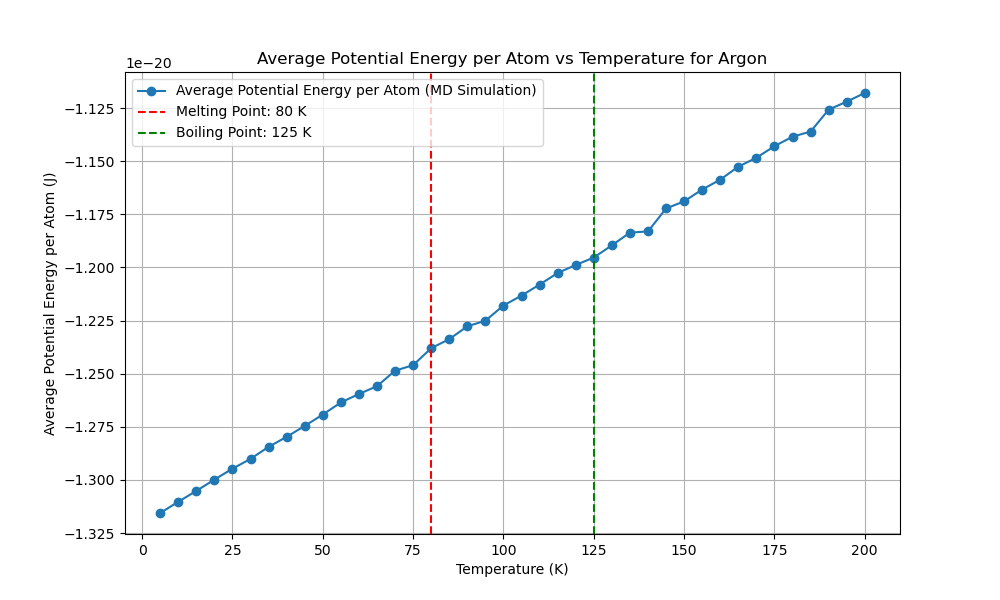

Here is the Python script that generated this plot:
import numpy as np
import matplotlib.pyplot as plt
from scipy.optimize import minimize
from multiprocessing import Pool
import time
from reportlab.lib.pagesizes import letter
from reportlab.pdfgen import canvas
from tqdm import tqdm
from numba import njit, prange
import logging
import os

# Get the directory of the current script
script_dir = os.path.dirname(os.path.abspath(__file__))
script_base_name = os.path.splitext(os.path.basename(__file__))[0]

# Set up logging with the script's base name and directory
log_file_path = os.path.join(script_dir, f'{script_base_name}.log')
logging.basicConfig(filename=log_file_path, 
            level=logging.INFO, format='%(asctime)s:%(levelname)s:%(message)s')

EPSILON = 1.654017502e-21  
SIGMA = 3.405e-10  
MASS = 6.63e-26  
K_B = 1.38e-23 

def create_fcc_lattice(a, n):
    """Create an FCC lattice."""
    base = np.array([[0, 0, 0],
                     [0.5, 0.5, 0], [0.5, 0, 0.5], [0, 0.5, 0.5]])
    positions = np.zeros((n**3 * 4, 3))
    index = 0
    for x in range(n):
        for y in range(n):
            for z in range(n):
                offset = np.array([x, y, z])
                for b in base:
                    positions[index] = (offset + b) * a
                    index += 1
    return positions

@njit
def lennard_jones(r2):
    """Calculate the Lennard-Jones potential and force."""
    r6 = (SIGMA ** 2 / r2) ** 3
    r12 = r6 ** 2
    potential = 4 * EPSILON * (r12 - r6)
    force = 24 * EPSILON * (2 * r12 - r6) / r2
    return potential, force

@njit
def apply_pbc(position, box_length):
    """Apply periodic boundary conditions."""
    return position - box_length * np.round(position / box_length)

@njit
def custom_norm(arr, axis=1):
    """Compute the norm along a specified axis."""
    if axis == 1:
        return np.sqrt(np.sum(arr**2, axis=1))
    elif axis == 0:
        return np.sqrt(np.sum(arr**2, axis=0))
    else:
        raise ValueError("Invalid axis")

@njit(parallel=True)
def compute_forces(positions, box_length):
    """Compute forces using Lennard-Jones potential with PBC."""
    N = len(positions)
    forces = np.zeros_like(positions)
    potential_energy = 0.0

    for i in prange(N):
        for j in range(i + 1, N):
            r_vec = apply_pbc(positions[i] - positions[j], box_length)
            r2 = np.dot(r_vec, r_vec)
            if r2 < (2.5 * SIGMA) ** 2:
                potential, force = lennard_jones(r2)
                f = force * r_vec
                forces[i] += f
                forces[j] -= f
                potential_energy += potential
                
    return forces, potential_energy

@njit
def velocity_verlet_adaptive(positions,
            velocities, forces, dt, box_length, max_force_threshold=1e-15):
    """Velocity-Verlet integration with adaptive time step."""
    new_positions = positions + velocities * dt + 0.5 * forces * dt**2 / MASS
    new_positions = apply_pbc(new_positions, box_length)
    new_forces, _ = compute_forces(new_positions, box_length)
    max_force = np.max(custom_norm(new_forces, axis=1))
    
    if max_force > max_force_threshold:
        dt = max(0.9 * dt * (max_force_threshold / max_force)**0.5, 1e-16)
    
    new_velocities = velocities + 0.5 * (forces + new_forces) * dt / MASS
    return new_positions, new_velocities, new_forces, dt

@njit
def standard_verlet_adaptive(positions,
    velocities, forces, dt, box_length, max_force_threshold=1e-15):
    """Standard Verlet integration with adaptive time step."""
    new_positions = positions + velocities * dt + 0.5 * forces * dt**2 / MASS
    new_positions = apply_pbc(new_positions, box_length)
    new_forces, _ = compute_forces(new_positions, box_length)
    max_force = np.max(custom_norm(new_forces, axis=1))

    if max_force > max_force_threshold:
        dt = max(0.9 * dt * (max_force_threshold / max_force)**0.5, 1e-16)

    new_velocities = velocities + new_forces * dt / MASS
    return new_positions, new_velocities, new_forces, dt

@njit
def leapfrog_verlet_adaptive(positions,
    velocities, forces, dt, box_length, max_force_threshold=1e-15):
    """Leapfrog Verlet integration with adaptive time step."""
    half_dt = 0.5 * dt
    velocities_half = velocities + forces * half_dt / MASS
    new_positions = positions + velocities_half * dt
    new_positions = apply_pbc(new_positions, box_length)
    new_forces, _ = compute_forces(new_positions, box_length)
    max_force = np.max(custom_norm(new_forces, axis=1))

    if max_force > max_force_threshold:
        dt = max(0.9 * dt * (max_force_threshold / max_force)**0.5, 1e-16)

    new_velocities = velocities_half + new_forces * half_dt / MASS
    return new_positions, new_velocities, new_forces, dt




def adaptive_equilibration(positions, velocities, forces, dt, box_length,
                           verlet_algorithm, initial_equilibration_window=200,
                           initial_threshold=5e-25, min_threshold=5e-27,
                           max_threshold=5e-21, max_steps=100000):
    """Perform adaptive equilibration with dynamic threshold and window adjustment."""
    equilibration_steps = 0
    window_size = initial_equilibration_window
    recent_potential_energies = np.zeros(window_size)
    index = 0
    forces, _ = compute_forces(positions, box_length)
    threshold = initial_threshold
    equilibration_window = initial_equilibration_window
    
    with tqdm(total=equilibration_window, desc="Equilibration") as pbar:
        while equilibration_steps < max_steps:
            positions, velocities, forces, dt = verlet_algorithm(positions,
                velocities, forces, dt, box_length)
            _, potential_energy = compute_forces(positions, box_length)
            
            recent_potential_energies[index % window_size] = potential_energy # to Reduce Ram 
            index += 1
            
            if index >= window_size:
                mean_potential_energy = np.mean(recent_potential_energies)
                std_potential_energy = np.std(recent_potential_energies)
                logging.info(f"((len(recent_p_energies) > equiwindow)) STD: {std_potential_energy:.5e}, MEAN: {mean_potential_energy:.5e}")

                # Dynamically adjust the threshold based on the standard deviation
                if std_potential_energy > threshold:
                    threshold = min(threshold * 1.1, max_threshold)
                    new_window_size = min(int(window_size * 1.005), len(recent_potential_energies) * 1.005)
                    if new_window_size > window_size:
                        recent_potential_energies = np.resize(recent_potential_energies, new_window_size)
                        window_size = new_window_size
                    logging.info(f"((std_potential_energy > threshold)) threshold: {threshold:.5e}, MEAN: {mean_potential_energy:.5e}")
                else:
                    threshold = max(threshold * 0.9, min_threshold)
                    logging.info(f"((std_potential_energy < threshold)) threshold: {threshold:.5e}, MEAN: {mean_potential_energy:.5e}")

                if std_potential_energy < threshold and np.abs(potential_energy - mean_potential_energy) < threshold:
                    logging.info(f"Equilibration completed in {equilibration_steps} steps with dt={dt:.2e}")
                    break
                
                pbar.update(1)
            equilibration_steps += 1
            if equilibration_steps % 1000 == 0:
                logging.info(f"Step {equilibration_steps}: Potential Energy = {potential_energy:.5e}, dt = {dt:.2e}")
    
    return positions, velocities, forces, dt, equilibration_steps




def run_md_for_temperature(T, seed, verlet_algorithm, dt, sampling_steps=60000):
    """Run MD simulation for a single temperature using the specified Verlet algorithm."""
    try:
        np.random.seed(seed)
        a = 5.26e-10  # Initial guess for the lattice parameter
        n = 3  # Number of unit cells in each dimension
        positions = create_fcc_lattice(a, n)
        box_length = n * a  # Length of the simulation box
        N = len(positions)

        velocities = np.random.randn(N, 3) * np.sqrt(K_B * 5 / MASS)
        forces, _ = compute_forces(positions, box_length)

        # Rescale velocities to the desired temperature
        current_temperature = np.sum(MASS * np.sum(velocities**2, axis=1)) / (3 * N * K_B)
        scale_factor = np.sqrt(T / current_temperature)
        velocities *= scale_factor

        # Adaptive equilibration
        positions, velocities, forces, dt, equilibration_steps = adaptive_equilibration(
            positions, velocities, forces, dt, box_length, verlet_algorithm)

        logging.info(f"Equilibration steps: {equilibration_steps}")

        potential_energy = 0
        initial_total_energy = 0
        count = 0
        total_energy_drift = 0

        with tqdm(total=sampling_steps, desc="Progress") as pbar:
            potential_energy = 0
            count = 0
            total_energy_drift = 0
            initial_total_energy = None

            for step in range(sampling_steps):
                positions, velocities, forces, dt = verlet_algorithm(
                    positions, velocities, forces, dt, box_length
                )
                kinetic_energy = 0.5 * MASS * np.sum(velocities**2)
                _, potential_energy_step = compute_forces(positions, box_length)
                total_energy = kinetic_energy + potential_energy_step
                potential_energy += potential_energy_step

                if step == 0:
                    initial_total_energy = total_energy

                total_energy_drift += abs(total_energy - initial_total_energy)
                count += 1
                pbar.update(1)
                if step % 1000 == 0:
                    logging.info(f"Step {step}: Kinetic Energy = {kinetic_energy:.5e}, Potential Energy = {potential_energy_step:.5e}, Total Energy = {total_energy:.5e}")

            average_potential_energy = potential_energy / count / N  
            energy_drift = total_energy_drift / count

        logging.info(f"Run completed for T={T}, seed={seed}, dt={dt}")
        logging.info(f"Average potential energy: {average_potential_energy}, Energy drift: {energy_drift}")

        return dt, average_potential_energy, energy_drift
    except Exception as e:
        logging.error(f"Error in run_md_for_temperature: {e}")
        return None, None, None









def potential_energy_for_lattice(a):
    """Calculate potential energy for a given lattice parameter."""
    positions = create_fcc_lattice(a, 3)
    box_length = 3 * a
    _, potential_energy = compute_forces(positions, box_length)
    return potential_energy





def optimize_lattice_parameter():
    """Optimize the lattice parameter."""
    initial_guesses = np.linspace(5e-10, 6e-10, 1000)
    results = [minimize(potential_energy_for_lattice,
                        [guess], bounds=[(5e-10, 6e-10)]) for
               guess in initial_guesses]
    best_result = min(results, key=lambda x: x.fun)
    return best_result.x[0]






def test_time_steps(T, seed, verlet_algorithm,
                    time_steps, sampling_steps=60000):
    """Test different time steps."""
    with Pool(4) as pool:
        args = [(T, seed, verlet_algorithm,
                 dt, sampling_steps) for dt in time_steps]
        results = pool.starmap(run_md_for_temperature, args)
    return results






def run_preliminary_steps_parallel(temperatures, seeds, verlet_algorithms, algorithm_names, time_steps, preliminary_steps):
    """Run preliminary steps in parallel."""
    args = [(T, seed, alg, dt, preliminary_steps) for alg in verlet_algorithms for T, seed, dt in zip(temperatures, seeds, time_steps)]
    with Pool(len(args)) as pool:
        results = pool.starmap(run_md_for_temperature, args)

    results_per_algorithm = [[] for _ in verlet_algorithms]

    for index, result in enumerate(results):
        if result is not None and all(r is not None for r in result):
            alg_index = index // len(temperatures)
            results_per_algorithm[alg_index].append(result)

    potential_energies_per_algorithm = []
    energy_drifts_per_algorithm = []
    best_time_steps = []

    for i, alg_results in enumerate(results_per_algorithm):
        if not alg_results:
            print(f"No results for algorithm {algorithm_names[i]}")
            logging.warning(f"No results for algorithm {algorithm_names[i]}")
            continue

        potential_energies = [res[1] for res in alg_results if res[1] is not None]
        energy_drifts = [res[2] for res in alg_results if res[2] is not None]

        if not potential_energies or not energy_drifts:
            print(f"No valid results for algorithm {algorithm_names[i]}")
            logging.warning(f"No valid results for algorithm {algorithm_names[i]}")
            continue

        try:
            logging.info(f"Potential energies for {algorithm_names[i]}: {potential_energies}")
            logging.info(f"Energy drifts for {algorithm_names[i]}: {energy_drifts}")
            best_time_step = time_steps[np.argmin(energy_drifts)]
        except IndexError:
            logging.error(f"IndexError when finding best time step for algorithm {algorithm_names[i]}")
            best_time_step = None

        potential_energies_per_algorithm.append(np.mean(potential_energies))
        energy_drifts_per_algorithm.append(np.mean(energy_drifts))
        best_time_steps.append(best_time_step)

    # Filter out None values from the results
    potential_energies_per_algorithm = [pe for pe in potential_energies_per_algorithm if pe is not None]
    energy_drifts_per_algorithm = [ed for ed in energy_drifts_per_algorithm if ed is not None]
    best_time_steps = [ts for ts in best_time_steps if ts is not None]

    return potential_energies_per_algorithm, energy_drifts_per_algorithm, best_time_steps













def find_best_sampling_steps(T, seed, verlet_algorithm, time_step, sampling_step_range):
    """Find the best sampling steps."""
    results = []
    for sampling_steps in sampling_step_range:
        try:
            dt, potential_energy, energy_drift = run_md_for_temperature(T, seed, verlet_algorithm, time_step, sampling_steps)
            results.append((sampling_steps, potential_energy, energy_drift))
        except Exception as e:
            logging.error(f"Error in sampling steps {sampling_steps}: {e}")
            continue
    return results







def find_critical_boiling_melting_points(temperatures, potential_energies):
    # Compute the first and second derivatives
    first_derivative = np.gradient(potential_energies, temperatures)
    second_derivative = np.gradient(first_derivative, temperatures)
    
    # Critical point: maximum in the second derivative
    critical_point_index = np.argmax(second_derivative)
    critical_point = temperatures[critical_point_index]

    # Boiling point: second highest in the second derivative before the critical point
    pre_critical_second_derivative = second_derivative[:critical_point_index]
    boiling_point_index = np.argmax(pre_critical_second_derivative)
    boiling_point = temperatures[boiling_point_index]

    # Melting point: maximum in the first derivative before the boiling point
    pre_boiling_first_derivative = first_derivative[:boiling_point_index]
    melting_point_index = np.argmax(pre_boiling_first_derivative)
    melting_point = temperatures[melting_point_index]

    return melting_point, boiling_point, critical_point








def plot_potential_energy_vs_temperature(temperatures, potential_energies, melting_point, boiling_point, critical_point):
    plt.figure(figsize=(10, 6))
    plt.plot(temperatures, potential_energies, marker='o', linestyle='-', label='Average Potential Energy (MD Simulation)')
    plt.xlabel('Temperature (K)')
    plt.ylabel('Average Potential Energy (J)')
    plt.title('Average Potential Energy vs Temperature for Argon')

    if melting_point is not None:
        plt.axvline(melting_point, color='r', linestyle='--', label=f'Melting Point: {melting_point} K')
    if boiling_point is not None:
        plt.axvline(boiling_point, color='g', linestyle='--', label=f'Boiling Point: {boiling_point} K')
    if critical_point is not None:
        plt.axvline(critical_point, color='b', linestyle='--', label=f'Critical Point: {critical_point} K')
    
    plt.legend()
    plt.grid(True)
    plt.show()








def generate_pdf_report(melting_point, boiling_point, a_opt, temperatures, potential_energies, runtime, best_algorithm_name, best_time_step, reason):
    script_base_name = os.path.splitext(os.path.basename(__file__))[0]
    filename = os.path.join(script_dir, f"{script_base_name}.pdf")
    plot_filename = os.path.join(script_dir, f"{script_base_name}.png")

    c = canvas.Canvas(filename, pagesize=letter)
    width, height = letter

    c.drawString(50, height - 50, "Molecular Dynamics Simulation Report")
    c.drawString(50, height - 70, f"Optimized Lattice Parameter: {a_opt:.4e} m")
    if melting_point is not None:
        c.drawString(50, height - 90, f"Melting Point: {melting_point} K")
    if boiling_point is not None:
        c.drawString(50, height - 110, f"Boiling Point: {boiling_point} K")
    c.drawString(50, height - 130, f"Total Runtime: {runtime:.2f} seconds")
    c.drawString(50, height - 150, f"Best Verlet Algorithm: {best_algorithm_name}")
    c.drawString(50, height - 170, f"Best Time Step: {best_time_step:.2e} s")

    reason_text = f"Reason: {reason}"
    max_chars_per_line = 78
    wrapped_reason = "\n".join([reason_text[i:i + max_chars_per_line] for i in range(0, len(reason_text), max_chars_per_line)])
    for i, line in enumerate(wrapped_reason.split('\n')):
        c.drawString(50, height - 190 - i * 20, line)

    plt.figure(figsize=(10, 6))
    plt.plot(temperatures, potential_energies, marker='o', linestyle='-', label='Average Potential Energy per Atom (MD Simulation)')
    plt.xlabel('Temperature (K)')
    plt.ylabel('Average Potential Energy per Atom (J)')
    plt.title('Average Potential Energy per Atom vs Temperature for Argon')
    if melting_point is not None:
        plt.axvline(melting_point, color='r', linestyle='--', label=f'Melting Point: {melting_point} K')
    if boiling_point is not None:
        plt.axvline(boiling_point, color='g', linestyle='--', label=f'Boiling Point: {boiling_point} K')
    plt.legend()
    plt.grid(True)
    plt.savefig(plot_filename)
    plt.close()

    try:
        c.drawImage(plot_filename, 50, 200, width=500, height=300)
    except FileNotFoundError:
        logging.error(f"File {plot_filename} not found. Skipping image in the PDF report.")

    c.save()








def main():
    """Main function to run the MD simulation."""
    start_time = time.time()

    a_opt = optimize_lattice_parameter()
    print(f"Optimized lattice parameter: {a_opt}")
    logging.info(f"Optimized lattice parameter: {a_opt}")

    temperatures = np.arange(5, 205, 5)
    preliminary_temperatures = np.arange(40, 205, 40)

    time_steps = [ 1e-15, 5e-16, 5e-15, 1e-16]

    seeds = np.random.randint(0, 10000, len(temperatures))
    preliminary_seeds = np.random.randint(0, 10000, len(preliminary_temperatures))

    verlet_algorithms = [
        velocity_verlet_adaptive,
        standard_verlet_adaptive,
        leapfrog_verlet_adaptive
    ]
    algorithm_names = [
        "Velocity-Verlet (Adaptive)",
        "Standard Verlet (Adaptive)",
        "Leapfrog Verlet (Adaptive)"
    ]

    preliminary_steps = 2000
    potential_energies_per_algorithm, energy_drifts_per_algorithm, best_time_steps = run_preliminary_steps_parallel(
        preliminary_temperatures,
        preliminary_seeds,
        verlet_algorithms,
        algorithm_names, time_steps, preliminary_steps)

    if not potential_energies_per_algorithm or not energy_drifts_per_algorithm or not best_time_steps:
        print("Error: No valid preliminary results obtained.")
        logging.error("No valid preliminary results obtained.")
        return

    if not best_time_steps:
        print("Error: No valid best time steps obtained.")
        logging.error("No valid best time steps obtained.")
        return

    best_algorithm_index = np.argmin([pe + ed for pe, ed in zip(potential_energies_per_algorithm, energy_drifts_per_algorithm)])
    best_verlet_algorithm = verlet_algorithms[best_algorithm_index]
    best_algorithm_name = algorithm_names[best_algorithm_index]
    best_time_step = best_time_steps[best_algorithm_index]
    reason = (f"Lowest average potential energy ({potential_energies_per_algorithm[best_algorithm_index]:.2e} J) "
              f"and minimal energy drift ({energy_drifts_per_algorithm[best_algorithm_index]:.2e} J) "
              f"during preliminary simulation.")
    print(f"Best Verlet algorithm: {best_algorithm_name}")
    print(f"Best time step: {best_time_step}")

    sampling_step_range = [15000,20000, 25000,10000]

    # Collect results for all preliminary temperatures
    sampling_results = []
    for T, seed in zip(preliminary_temperatures, preliminary_seeds):
        results = find_best_sampling_steps(T, seed, best_verlet_algorithm, best_time_step, sampling_step_range)
        sampling_results.extend(results)

    # Calculate the average potential energy and energy drift for each sampling step
    average_results = {}
    for sampling_steps, potential_energy, energy_drift in sampling_results:
        if sampling_steps not in average_results:
            average_results[sampling_steps] = {'potential_energy': [], 'energy_drift': []}
        average_results[sampling_steps]['potential_energy'].append(potential_energy)
        average_results[sampling_steps]['energy_drift'].append(energy_drift)

    # Compute averages and normalize them
    max_ape = max([np.mean(average_results[sampling_steps]['potential_energy']) for sampling_steps in average_results], default=1)
    max_aed = max([np.mean(average_results[sampling_steps]['energy_drift']) for sampling_steps in average_results], default=1)

    # Calculate the combined score
    w_ape = 1
    w_aed = 2.5
    for sampling_steps in average_results:
        average_results[sampling_steps]['average_potential_energy'] = np.mean(average_results[sampling_steps]['potential_energy'])
        average_results[sampling_steps]['average_energy_drift'] = np.mean(average_results[sampling_steps]['energy_drift'])
        normalized_ape = average_results[sampling_steps]['average_potential_energy'] / (max_ape or 1)
        normalized_aed = average_results[sampling_steps]['average_energy_drift'] / (max_aed or 1)
        average_results[sampling_steps]['score'] = w_ape * normalized_ape + w_aed * normalized_aed

    # Choose the best sampling step based on the minimum score
    best_sampling_steps = min(average_results.items(), key=lambda x: x[1]['score'])[0]
    print(f"Best sampling steps: {best_sampling_steps}")
    logging.info(f"Best sampling steps: {best_sampling_steps}")

    with Pool(4) as pool:
        results = pool.starmap(run_md_for_temperature, [(T, seed, best_verlet_algorithm, best_time_step, best_sampling_steps) for T, seed in zip(temperatures, seeds)])

    dts, potential_energies, energy_drifts = zip(*results)

    end_time = time.time()
    runtime = end_time - start_time
    print(f"Runtime: {runtime:.2f} seconds")

    melting_point, boiling_point, critical_point = find_critical_boiling_melting_points(temperatures, potential_energies)

    logging.info(f"Detected Melting Point: {melting_point} K")
    logging.info(f"Detected Boiling Point: {boiling_point} K")
    logging.info(f"Detected Critical Point: {critical_point} K")

    plot_potential_energy_vs_temperature(temperatures, potential_energies, melting_point, boiling_point, critical_point)

    generate_pdf_report(melting_point, boiling_point, a_opt, temperatures, potential_energies, runtime, best_algorithm_name, best_time_step, reason)

if __name__ == "__main__":
    main()
